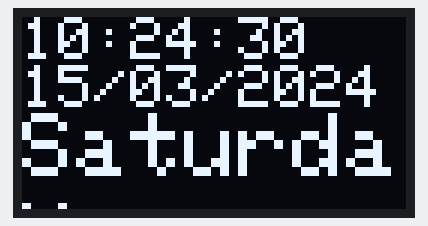
Bench run of a sketch on a simulated Arduino Uno, built with avr-gcc and run on an emulated ATmega328P. Parts: 128×64 one-colour display. Wiring (inferred from the names in the program): DS1307 clock at I2C address 0x68. The local clock reads 2024-03-15 10:24:30 at power-on unless the sketch sets it; what the sketch prints to the serial monitor is not drawn.

Above: at 0.1 s.
At 3.1 s:
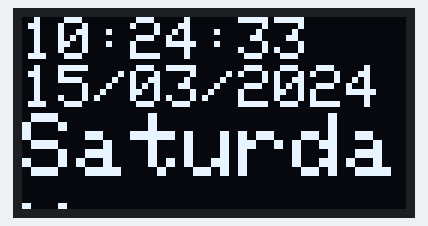
At 7.1 s:
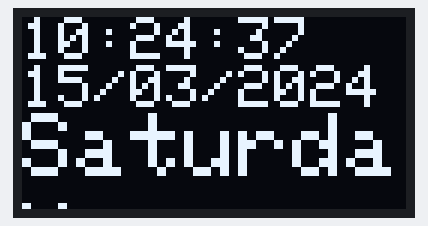
At 15.1 s:
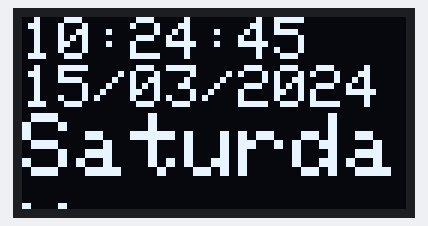
At 26.1 s:
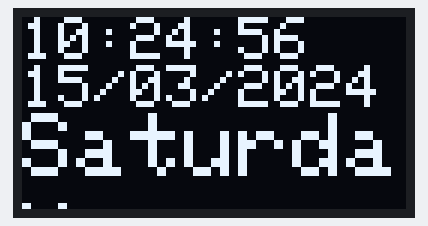
At 37.1 s:
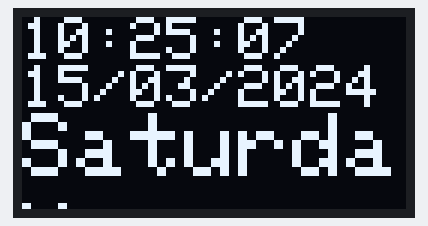

Measured:
- what the display in image 0 shows lasts 1.0 s, from 0.1 s to 1.1 s

The sketch:

test_DS1307_OLED_raw.ino
```cpp
#include <SPI.h>
#include <Wire.h>
#include <Adafruit_GFX.h>
#include <Adafruit_SSD1306.h>
#define DS1307_ADDR 0x68
#define OLED_ADDR 0x3C


Adafruit_SSD1306 display(-1);
byte second, minute, hour, dayOfWeek, dayOfMonth, month, year;

void setup() {

  second = 00;
  minute = 57;
  hour = 11;
  dayOfWeek = 7;
  dayOfMonth = 1;
  month = 4;
  year = 18;

  Serial.begin(9600);
  Wire.begin();
  display.begin(SSD1306_SWITCHCAPVCC, OLED_ADDR);
  display.clearDisplay();
  display.display();
  display.setTextSize(1);
  display.setTextColor(WHITE);
}

void loop() {

  Serial.print("Reading date from DS1307...");
  display.clearDisplay();
  DS1307_get_date(&second, &minute, &hour, &dayOfWeek, &dayOfMonth, &month, &year);
  display.setCursor(0,0);
  print_date();
  display.display();
}
byte dec_to_BCD(byte dec){
  return ( (dec/10*16) + (dec%10) );
}
byte BCD_to_dec(byte bcd){
  return ( (bcd/16*10) + (bcd%16) );
}
void DS1307_get_date(byte *second, byte *minute, byte *hour, byte *dayOfWeek, byte *dayOfMonth, byte *month, byte *year){
  Wire.beginTransmission(DS1307_ADDR);
  Wire.write(0);
  Wire.endTransmission();
  Wire.requestFrom(DS1307_ADDR, 7);
  *second     = BCD_to_dec(Wire.read() & 0x7f);
  *minute     = BCD_to_dec(Wire.read());
  *hour       = BCD_to_dec(Wire.read() & 0x3f);
  *dayOfWeek  = BCD_to_dec(Wire.read());
  *dayOfMonth = BCD_to_dec(Wire.read());
  *month      = BCD_to_dec(Wire.read());
  *year       = BCD_to_dec(Wire.read());
}
void DS1307_set_date(byte second, byte minute, byte hour, byte dayOfWeek, byte dayOfMonth, byte month, byte year){
   Wire.beginTransmission(DS1307_ADDR); // direccion 0x68 del ds1307
   Wire.write(0);
   Wire.write(dec_to_BCD(second));
   Wire.write(dec_to_BCD(minute));
   Wire.write(dec_to_BCD(hour));
   Wire.write(dec_to_BCD(dayOfWeek));
   Wire.write(dec_to_BCD(dayOfMonth));
   Wire.write(dec_to_BCD(month));
   Wire.write(dec_to_BCD(year));
   Wire.endTransmission();
}
void print_date(){
  display.setTextSize(2);
  if (hour < 10) display.print("0");
  display.print(hour, DEC);
  display.print(":");
  if (minute < 10) display.print("0");
  display.print(minute, DEC);
  display.print(":");
  if (second < 10) display.print("0");
  display.println(second, DEC);
  display.setTextSize(2);
  if (dayOfMonth < 10) display.print("0");
  display.print(dayOfMonth, DEC);
  display.print("/");
  if (month < 10) display.print("0");
  display.print(month, DEC);
  display.print("/");
  display.print("20");
  if (year < 10) display.print("0");
  display.println(year, DEC);
    display.setTextSize(3);
  switch (dayOfWeek){
    case 1:
      display.println("Monday");
      break;
    case 2:
      display.println("Tuesday");
      break;
    case 3:
      display.println("Wednesday");
      break;
    case 4:
      display.println("Thursday");
      break;
    case 5:
      display.println("Friday");
      break;
    case 6:
      display.println("Saturday");
      break;
    case 7:
      display.println("Sunday");
      break;
   }

}
```
